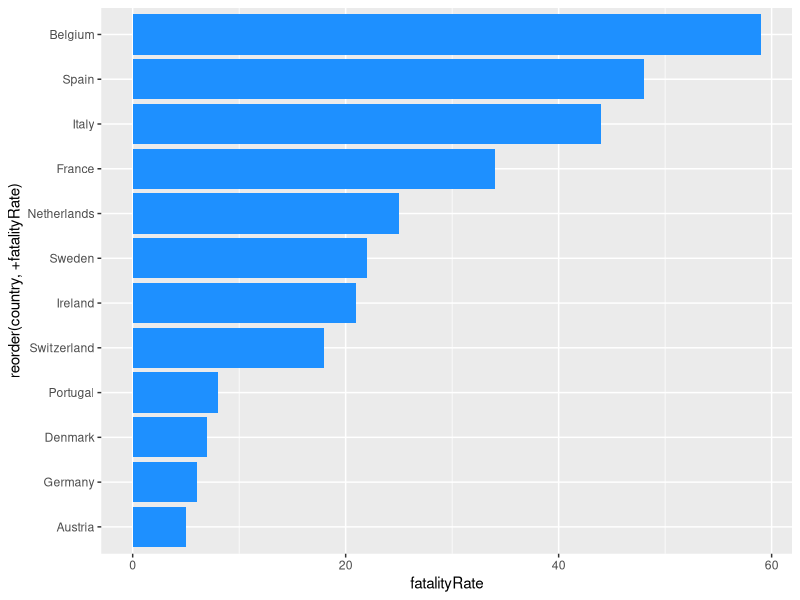

Here is the R script that generated this plot:
# problem 3
# Author, Zhengyu Pan
# April 28th, 2020

# import the library
library(ggplot2)


# import data, I half guessing the data by the given graph. 
# (Holtz, n.d.)(RPubs - Reordering a Ggplot Bar Chart Axis, n.d.)
data <- data.frame(country <- c("Belgium", "Spain", "Italy","France", "Netherlands",
                                "Sweden",  "Ireland", "Switzerland", "Portugal", "Denmark", 
                                "Germany","Austria"), 
                   fatalityRate <- c(59,48,44,34,25,
                                     22,21,18,8,7,
                                     6,5))
# plot the data 
# (Holtz, n.d.)(RPubs - Reordering a Ggplot Bar Chart Axis, n.d.)
ggplot(data, aes(x=reorder(country, +fatalityRate), y=fatalityRate)) + geom_bar(stat = "identity", fill = "dodgerblue")+  coord_flip()

# reference 
# Holtz, Y. (n.d.). Basic barplot with ggplot2. Retrieved April 28, 2020, from https://www.r-graph-gallery.com/218-basic-barplots-with-ggplot2.html
# RPubs—Reordering a ggplot bar chart axis. (n.d.). Retrieved April 28, 2020, from https://www.rpubs.com/dvdunne/reorder_ggplot_barchart_axis


